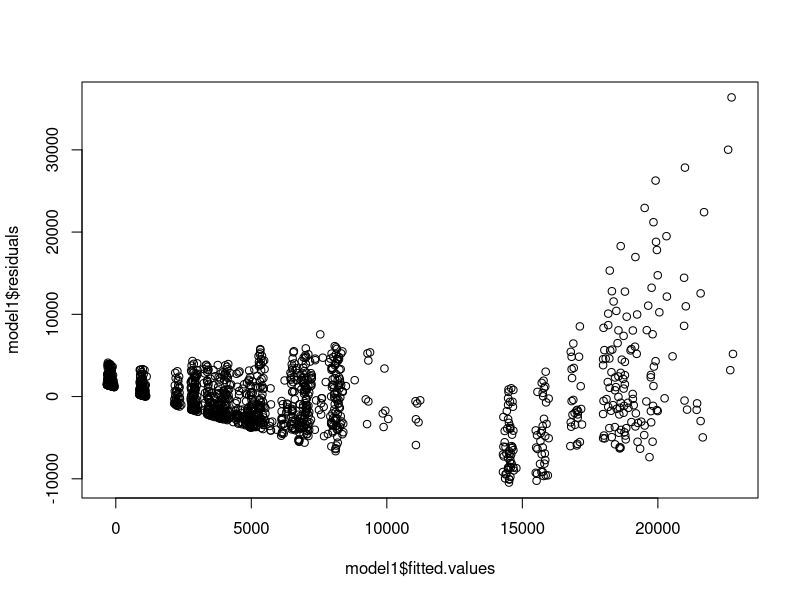
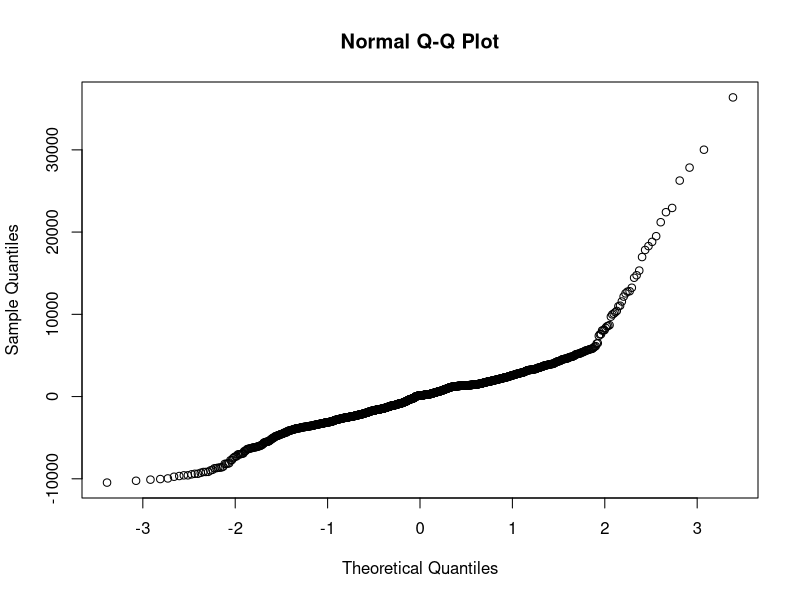

Here is the R script that generated these plots, in order:
## ---- chunk 1
## AutoClaims

library(readr)
library(magrittr)

## ---- chunk 2
#### Load the Autoclaims Data
AutoClaims <- read_csv("data/AutoClaims.csv")


## ---- chunk 3
#Fitting a Linear Regression Model

model1<-lm(PAID~.,data = AutoClaims)

summary(model1)
## ---- chunk 4
#Plot of residuals vs. Fitted Values
plot(model1$fitted.values,model1$residuals)
## ---- chunk 5
# QQ Plot of the residuals
qqnorm(model1$residuals)
